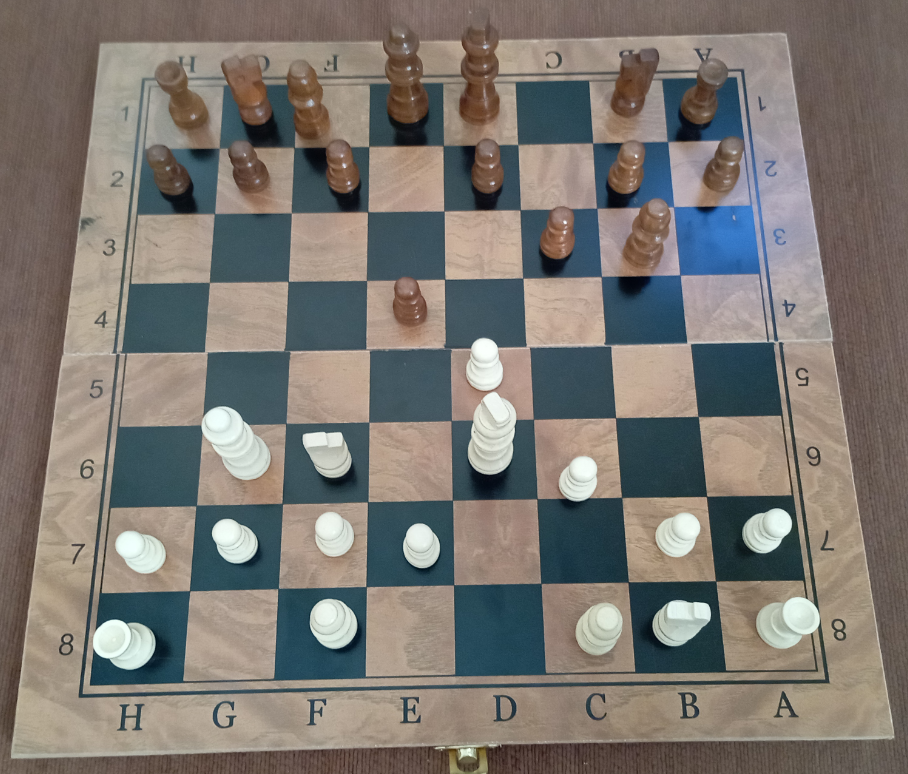
#> input picture board_detector/img/img3.png, 908 x 774 px
$ python main.py   (older library calls are emulated)
#> lines starting #> are read from the running program, lines starting #| are printed output that depends on the picture; after the words box and inside, x2 and y2 are one past the last pixel; in counts of white or black regions, pixels touching at a corner belong together
import cv2
import numpy as np
import math
from sklearn.cluster import DBSCAN
from numpy.typing import NDArray
from typing import Any
from scipy.spatial import Delaunay
import matplotlib.pyplot as plt
from scipy.stats import gaussian_kde


def line_intersection(line1: list, line2: list) -> int:
    '''
    Calculate points of line intersections.

    args:
        - list: line [[x1,x2],[y1,y2]]
    return:
        - int: coordinates of intersection: x,y
    '''
    xdiff = (line1[0][0] - line1[1][0], line2[0][0] - line2[1][0])
    ydiff = (line1[0][1] - line1[1][1], line2[0][1] - line2[1][1])

    def det(a, b):
        return a[0] * b[1] - a[1] * b[0]

    div = det(xdiff, ydiff)
    if div == 0:
        raise Exception('lines do not intersect')

    d = (det(*line1), det(*line2))
    x = det(d, xdiff) / div
    y = det(d, ydiff) / div
    return x, y

def get_edges(img: NDArray[Any], blur_kernel: tuple=(3,3), border_default: int=3) -> NDArray[Any]:
    '''
    Get edges from Canny filter.
    '''
    gray = cv2.cvtColor(img, cv2.COLOR_BGR2GRAY)
    blurred = cv2.GaussianBlur(gray, blur_kernel, border_default)
    edges = cv2.Canny(blurred,low_thr_canny,up_thr_canny)
    return edges

def get_lines(edges: NDArray[Any], rho: int, theta: float, threshold: int, min_line_length: int, max_line_gap: int) -> NDArray[Any]:
    '''
    Extract lines from the image edges.
    '''
    return cv2.HoughLinesP(edges, rho, theta, threshold, np.array([]), min_line_length, max_line_gap)

def keep_lines(lines: NDArray[Any], line_length_threshold: int) -> list:
    '''
        Keep only lines with given length.
    '''
    valid_lines = []
    for line in lines:
        for x1,y1,x2,y2 in line:
            vec_magnitude = math.sqrt((x1-x2)**2 + (y1-y2)**2)
            if vec_magnitude > line_length_threshold:
                valid_lines.append(line)
    return valid_lines

def convert_to_points(line: NDArray[Any]) -> tuple:
    '''
        Take points [x1,y1,x2,y2] and convert them to lines ([x1,y1],[x2,y2]).
    '''
    line = line[0]
    return ([line[0], line[1]], [line[2], line[3]])

def calculate_intersecitons(valid_lines: list) -> list:
    '''
        Calculate intersection points of all lines.
    '''
    intersections = []
    for i in range(len(valid_lines)):
        for j in range(i + 1, len(valid_lines)):
            line1 = convert_to_points(valid_lines[i])
            line2 = convert_to_points(valid_lines[j])

            try:
                intersection = line_intersection(line1, line2)
                intersections.append(intersection)
            except Exception as e:
                print(f"Line {i} and Line {j} do not intersect")
    return intersections

def keep_line_intersections(intersections: list) -> list:
    '''
        Keep only intersections that appear on image.
    '''
    x_lim = range(0, grid.shape[0] + 1)
    y_lim = range(0, grid.shape[1] + 1)
    valid_intersections = []
    for intersection in intersections:
        x, y = int(intersection[0]), int(intersection[1])

        if x in x_lim and y in y_lim:
            valid_intersections.append((x,y))
    return valid_intersections

def get_point_centers(valid_intersections: list, grid: NDArray[Any], eps: int=20, min_samples: int=2) -> list:
    '''
        Calculate centroids from intersections points then group them into centers with DBSCAN.
    '''

    for valid_intersection in valid_intersections:
        x, y = int(valid_intersection[0]), int(valid_intersection[1])
        try:
            grid[x, y] = 255
        except:
            print(f'Intersection: excluded')

    grid = grid.transpose().astype(np.uint8)

    _, labels, _, centroids = cv2.connectedComponentsWithStats(grid, 8, cv2.CV_32S)

    # Perform DBSCAN clustering
    dbscan = DBSCAN(eps=eps, min_samples=min_samples)
    dbscan.fit(centroids)

    # Get labels (clusters)
    labels = dbscan.labels_

    # Retrieve unique clusters (excluding noise, labeled as -1)
    unique_labels = set(labels) - {-1}

    # Compute centroids for each cluster
    centers = []
    for label in unique_labels:
        cluster_points = centroids[labels == label]
        centroid = np.mean(cluster_points, axis=0)
        centers.append(centroid)

    return centers

def calculate_distances(points: list) -> NDArray[Any]:
    '''
        Compute the pairwise Manhattan distances between a list of points and returns a distance matrix.
    '''

    # Convert points to NumPy array for easier manipulation
    points_array = np.array(points)
    num_points = len(points_array)

    # Initialize distance matrix with zeros
    distances = np.zeros((num_points, num_points))

    # Calculate pairwise Manhattan distances between points
    for i in range(num_points):
        for j in range(i+1, num_points):
            distances[i, j] = np.sum(np.abs(points_array[i] - points_array[j]))
            distances[j, i] = distances[i, j]  # distances matrix is symmetric

    return distances

def remove_close_points(points: list, threshold: int, image_size: tuple) -> list:
    '''
        If some points are too close to each other, remove points that are farther from image centre. Points are considered 'close' to each other if they are closer than mean distance.
    '''
    distances = calculate_distances(points)
    num_points = len(points)
    indices_to_remove = []

    for i in range(num_points):
        for j in range(i+1, num_points):
            if distances[i, j] < threshold:
                # Calculate the center of the image
                center_x = image_size[0] / 2
                center_y = image_size[1] / 2
                center = (center_x, center_y)
                # Calculate the distances of each point to the center of the image
                distance_to_center_i = np.sum(np.abs(np.array(points[i]) - np.array(center)))
                distance_to_center_j = np.sum(np.abs(np.array(points[j]) - np.array(center)))
                # Remove the point that is farther from the center
                if distance_to_center_i > distance_to_center_j:
                    indices_to_remove.append(i)
                else:
                    indices_to_remove.append(j)

    # Remove duplicates from the list of indices to remove
    indices_to_remove = list(set(indices_to_remove))

    # Remove points from the original list
    points_filtered = [point for idx, point in enumerate(points) if idx not in indices_to_remove]

    return points_filtered

def divide_points_into_rows(points: list, threshold: int) -> list:
    '''
        Group points into rows based on y-coordinates difference.
    '''
    # Sort points based on y-coordinate
    sorted_points = sorted(points, key=lambda point: point[1])

    rows = []
    current_row = [sorted_points[0]]

    for i in range(1, len(sorted_points)):
        # Check if the y-coordinate difference between current point and last point in current row is less than threshold
        if abs(sorted_points[i][1] - current_row[-1][1]) <= threshold:
            current_row.append(sorted_points[i])
        else:
            rows.append(current_row)
            current_row = [sorted_points[i]]

    # Add the last row
    rows.append(current_row)
    return rows

def fill_patterns(rows: list, target_length: int) -> list:
    '''
        Fill every row with steadily distributed points.
    '''
    filled_rows = []

    for points in rows:

        # Separate the points into x and y coordinates
        x_coords, y_coords = zip(*points)

        # Create the target x positions to interpolate
        target_x_positions = np.linspace(min(x_coords), max(x_coords), target_length)

        # Perform linear interpolation for the y coordinates based on x coordinates
        interpolated_y_values = np.interp(target_x_positions, x_coords, y_coords)

        # Combine the interpolated x and y values
        filled_row = list(zip(target_x_positions, interpolated_y_values))

        filled_rows.append(filled_row)

    return filled_rows

def mean_closest_distance(points: list) -> float:
    '''
        Calculate the mean of the closest pairwise Manhattan distances between a set of points.
    '''
    distances = calculate_distances(points)

    # Exclude diagonal and initialize minimum distance to a large value
    np.fill_diagonal(distances, np.inf)
    min_distances = np.min(distances, axis=1)

    # Calculate mean of minimum distances
    mean_min_distance = np.mean(min_distances)

    return mean_min_distance

def exclude_small_rows(rows: list, min_row_len: int=2) -> list:
    '''
        Remove rows that are too small.
    '''
    rows_fixed = []
    for row in rows:
        if len(row) < min_row_len:
            pass
        else:
            rows_fixed.append(row)
    return rows_fixed

def print_points(img: NDArray[Any], board_points: list, color:tuple=(255,255,255)) -> None:
    '''
        Imshow original image with detected chessboard.
    '''
    for p in board_points:
        x,y = int(p[0]), int(p[1])
        cv2.circle(img, (x,y), 1, color, 10)

    cv2.imshow('Detected chessboard', img)
    cv2.waitKey()

def mean_difference(x_coords):
    """
    Calculate the mean difference between all pairs of x coordinates.
    """
    # Convert the list to a NumPy array for easier manipulation
    x_coords = np.array(x_coords)

    # Calculate the pairwise differences
    diff_matrix = np.abs(x_coords[:, np.newaxis] - x_coords)

    # We are only interested in the upper triangular part of the matrix, excluding the diagonal
    upper_tri_indices = np.triu_indices(len(x_coords), k=1)
    differences = diff_matrix[upper_tri_indices]

    # Calculate and return the mean of the differences
    mean_diff = np.mean(differences)
    return mean_diff

def remove_dense_rows(rows, threshold=0.95):
    valid_rows = []
    mean_values = []
    for row in rows:
        #print(row)
        x_values = [p[0] for p in row]
        #print(x_values)
        mean_len = mean_difference(x_values)
        #print(mean_len)
        mean_values.append(mean_len)
        #print(mean_len)

    mean_val = sum(mean_values)/len(mean_values)
    for i, j in enumerate(mean_values):
        #print(i)
        if j > threshold * mean_val:
            valid_rows.append(i)

    rows = np.array(rows)
    #print(valid_rows)
    return rows[valid_rows]


def convert_rows_to_points(rows: list) -> list:
    '''
        Convert rows [[point1,point2],[point3,point4]] into list of points [point1,point2,point3,point4]
    '''
    return np.array([item for sublist in rows for item in sublist])

def closest_points_to_center(points: list, grid_shape: tuple, num_points_to_keep: int) -> list:
    '''
        Select the closest points to the center of the image based on Manhattan distance.
    '''

    # Calculate the center of the image
    center = (grid_shape[0] // 2, grid_shape[1] // 2)

    # Calculate Manhattan distances from each point to the image center
    distances_to_center = [np.sum(np.abs(np.array(point) - np.array(center))) for point in points]

    # Sort points by their distance to the center
    sorted_points_with_distances = sorted(zip(points, distances_to_center), key=lambda x: x[1])

    # Select the closest points
    closest_points = [point for point, distance in sorted_points_with_distances[:num_points_to_keep]]

    return closest_points

# [33 lines left out: functions calculate_area, filter_points, not called in this run]
#------------------------------------
DISTANCES_TEMP = [ 71.14583333,  73.33333333,  73.40104167,  69.41666667,  75.51041667,
  80.79166667,  70.109375,    73.59375,     71.4375,      66.875,
  69.60416667,  75.65625,     83.20833333,  77.6875,      85.4375,
  72.36458333,  80.875,       75.77083333,  68.84375,     66.875,
  73.45833333,  67.09375,     71.625,       77.91145833,  79.86458333,
  85.625,       87.921875,    74.61979167,  85.796875,    83.29166667,
  77.94791667,  92.59855769,  68.84375,     69.15277778,  70.8125,
  67.09375,     75.47916667,  69.0625,      73.64583333,  80.16666667,
  71.27430556,  82.04166667,  79.08333333,  87.16145833,  89.64583333,
  77.375,       70.8125,      85.70833333,  88.28125,     68.74652778,
  92.59855769,  92.59855769,  72.78125,     69.0625,      71.03125,
  77.5,         74.16666667,  73.39583333,  72.78125,     87.16145833,
  88.5,         70.86805556,  89.64583333,  89.64583333,  74.75,
  71.03125,     92.59855769,  92.59855769,  73.25,        74.20138889,
  74.75,        72.98958333,  91.45833333,  89.64583333,  73.25,
  92.59855769,  92.59855769,  74.20138889,  74.97222222, 106.54086538,
  92.59855769]


img_path = "img/img3.png"

img = cv2.imread(img_path)
#> img is the input picture: shape (774, 908, 3); mean B, G, R 113.4, 119, 123.8

blur_kernel = (3,3)
border_default = 3
low_thr_canny = 110
up_thr_canny = 130

edges = get_edges(img)
#> in get_edges, `gray = cv2.cvtColor(img, cv2.COLOR_BGR2GRAY)`:
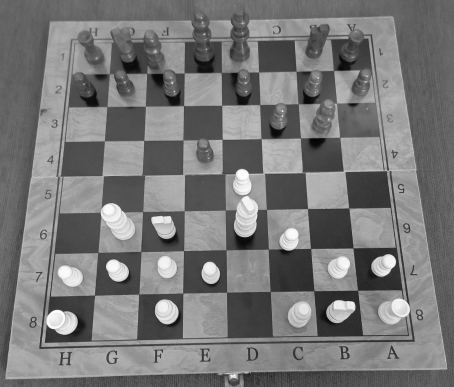
#> gray: shape (774, 908) (shown at 1/2 size); min 3, max 254, mean 119.8
#> in get_edges, `edges = cv2.Canny(blurred,low_thr_canny,up_thr_canny)`:
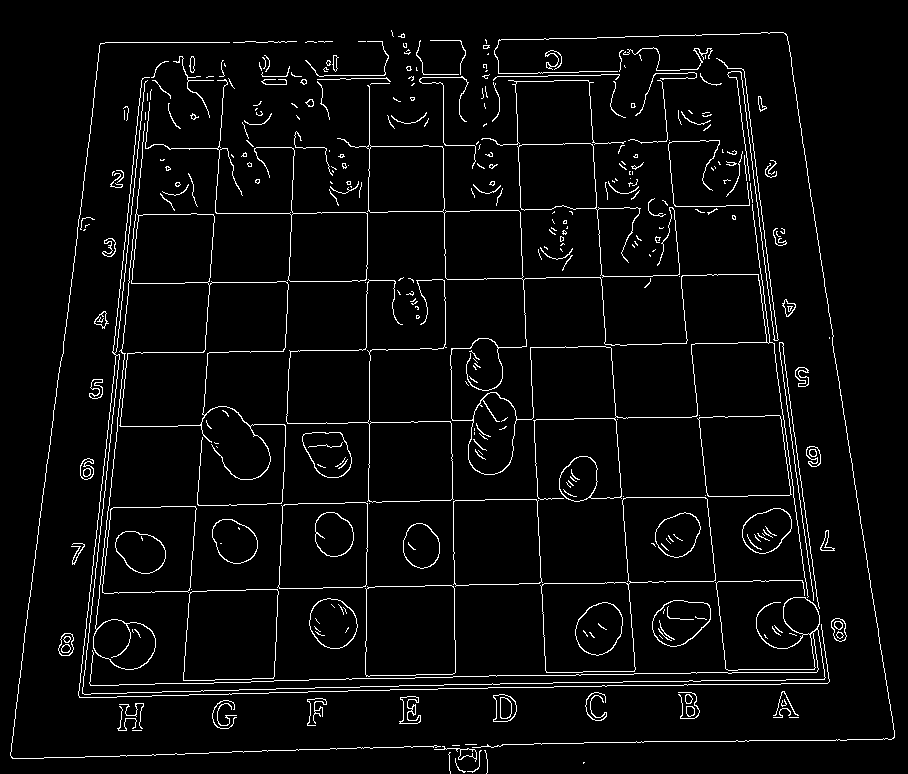
#> edges: shape (774, 908); 4.1% white in thin lines or dots

rho = 1  # distance resolution in pixels of the Hough grid
theta = np.pi / 250  # angular resolution in radians of the Hough grid
threshold = 10  # minimum number of votes (intersections in Hough grid cell)
min_line_length = 135  # minimum number of pixels making up a line
max_line_gap = 20  # maximum gap in pixels between connectable line segments

line_image = np.copy(img) * 0  # creating a blank to draw lines on
#> line_image: shape (774, 908, 3); every value is 0

lines = get_lines(edges, rho, theta, threshold, min_line_length, max_line_gap)
#> lines = 51 rows, first 6: [79, 697, 460, 688], [782, 342, 829, 681], [120, 284, 486, 279], [78, 693, 126, 263], [264, 79, 547, 76], [238, 213, 524, 210]

line_length_threshold = 100

valid_lines = keep_lines(lines, line_length_threshold)
#> the loop in keep_lines, `for line in lines:` made 51 passes
#> after the loop in keep_lines, `for line in lines:`: valid_lines = 51 items, first 6: [[79, 697, 460, 688]], [[782, 342, 829, 681]], [[120, 284, 486, 279]], [[78, 693, 126, 263]], [[264, 79, 547, 76]], [[238, 213, 524, 210]]

intersections = calculate_intersecitons(valid_lines)
#> the loop in calculate_intersecitons, `for i in range(len(valid_lines)):` made 51 passes
#> (printed output is left out)

grid = np.zeros((line_image.shape[1], line_image.shape[0]), dtype=np.uint8)

valid_intersections = keep_line_intersections(intersections)
#> the loop in keep_line_intersections, `for intersection in intersections:` made 1274 passes
#> intersection on passes 1 to 3: (828.8, 679.3), (41485.1, -281.1), (77.55, 697)

eps = 20  # maximum distance between two samples
min_samples = 2  # minimum number of samples in a neighborhood

#--------------------------------------------------------------------

centers = get_point_centers(valid_intersections, grid)
#> the loop in get_point_centers, `for valid_intersection in valid_intersections:` made 639 passes
#> valid_intersection on passes 1 to 3: (828, 679), (77, 697), (824, 679)
#> after the loop in get_point_centers, `for valid_intersection in valid_intersections:`:
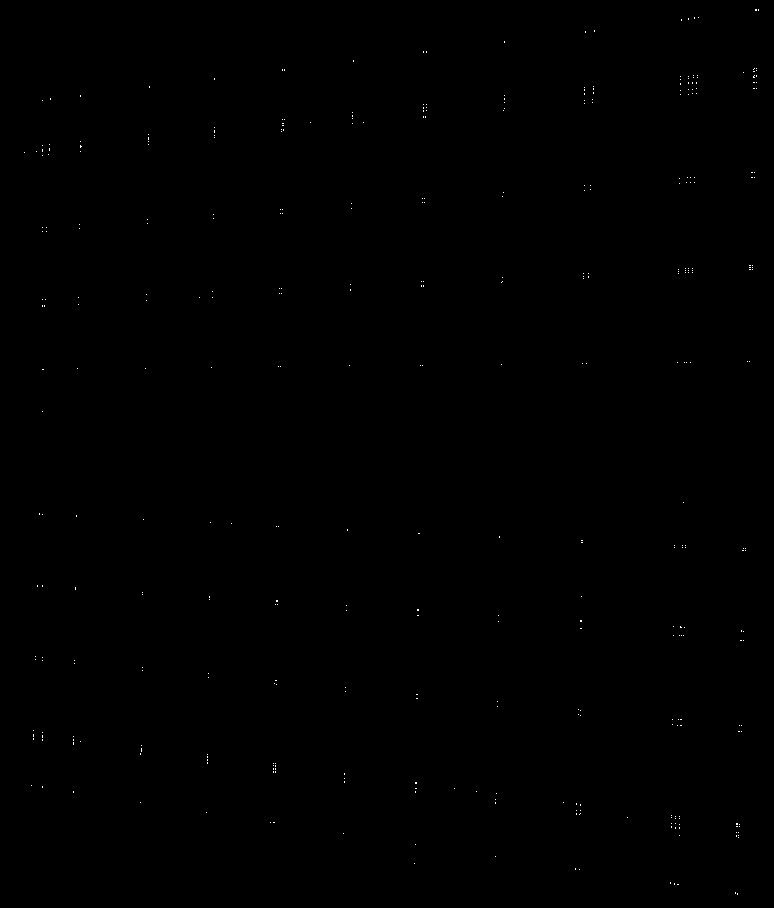
#> grid: shape (908, 774); 0.08% white in thin lines or dots
#> in get_point_centers, `grid = grid.transpose().astype(np.uint8)`:
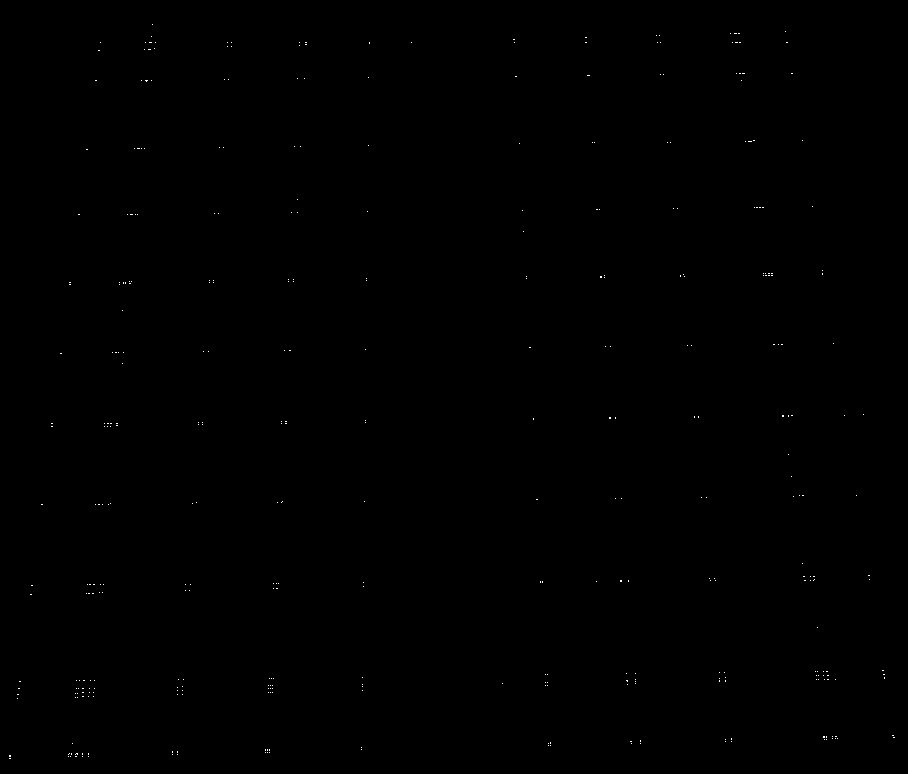
#> grid: shape (774, 908); 0.08% white in thin lines or dots

mean_dist = mean_closest_distance(centers)
#> after the loop in calculate_distances, `for i in range(num_points):`:
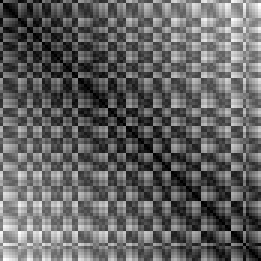
#> distances: shape (87, 87) float64 (shown 3 times larger); min 0, max 1496.5, mean 579.8; drawn with min black and max white

incomplete_board = remove_close_points(centers, mean_dist, grid.shape)

y_diff = 10

rows = divide_points_into_rows(incomplete_board, y_diff)
#> the loop in divide_points_into_rows, `for i in range(1, len(sorted_points)):` made 66 passes

min_points_nb = 2

rows_fixed = exclude_small_rows(rows, min_points_nb)
#> the loop in exclude_small_rows, `for row in rows:` made 12 passes
#> row on passes 1, 11, 12: [[585.5, 39.5], [513.8, 40.5]], [[830.1, 737.4], [728, 739.9]], [[267, 750.8], [174.5, 752.8], [76.48, 753.7], [9.5, 756.8]]

points_list = convert_rows_to_points(rows_fixed)


number_of_points = 9

filled_points = fill_patterns(rows_fixed, number_of_points)
#> the loop in fill_patterns, `for points in rows:` made 12 passes


filled_points_fixed = remove_dense_rows(filled_points)
#> the loop in remove_dense_rows, `for row in rows:` made 12 passes
#> the loop in remove_dense_rows, `for i, j in enumerate(mean_values):` made 12 passes
#> j on passes 1 to 8: 29.9, 247.4, 254.2, 260.7, 267.5, 274.8, 282.4, 289.8


board_points = convert_rows_to_points(filled_points_fixed)


closest_points = closest_points_to_center(board_points, grid.shape, 81)


if len(filled_points_fixed) > 9:
    result = filter_points(board_points, 2500)


print_points(img, closest_points)
#> the loop in print_points, `for p in board_points:` made 81 passes
#> p on passes 1 to 8: [447.9, 354.2], [448.4, 424.4], [530.3, 354.2], [446.1, 282.3], [533.1, 424.4], [450.4, 503.8], [365.4, 354.2], [363.7, 424.4]
#> after the loop in print_points, `for p in board_points:`:
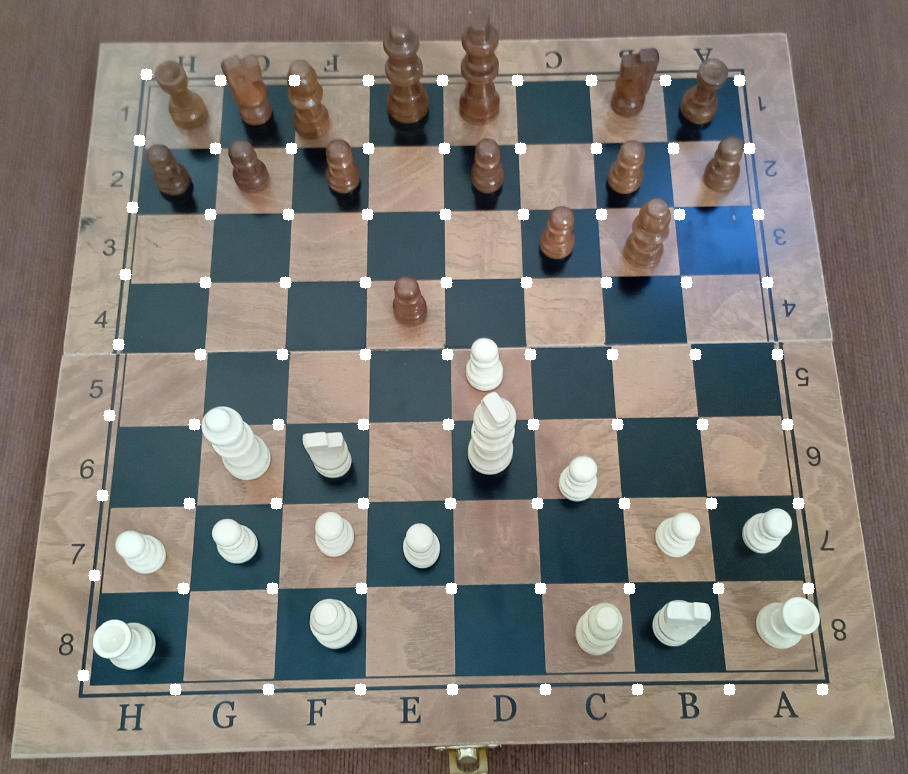
#> img: shape (774, 908, 3); 1.39% of pixels changed, all inside (x1, y1, x2, y2) = (77, 68, 829, 696)
